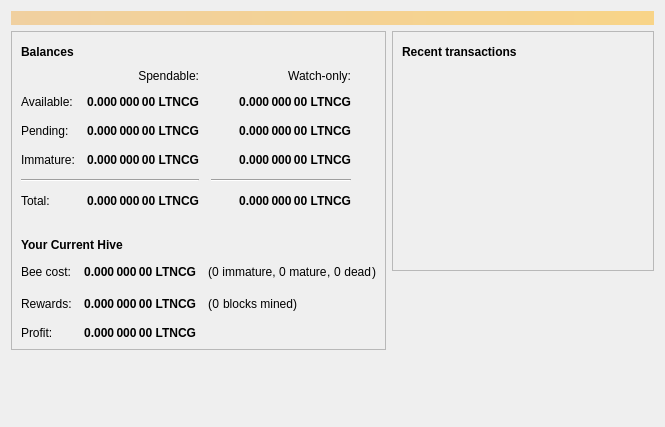
<?xml version="1.0" encoding="UTF-8"?>
<ui version="4.0">
 <class>OverviewPage</class>
 <widget class="QWidget" name="OverviewPage">
  <property name="geometry">
   <rect>
    <x>0</x>
    <y>0</y>
    <width>665</width>
    <height>427</height>
   </rect>
  </property>
  <property name="windowTitle">
   <string>Form</string>
  </property>
  <layout class="QVBoxLayout" name="topLayout">
   <item>
    <widget class="QLabel" name="labelAlerts">
     <property name="visible">
      <bool>false</bool>
     </property>
     <property name="styleSheet">
      <string notr="true">QLabel { background-color: qlineargradient(x1: 0, y1: 0, x2: 1, y2: 0, stop:0 #F0D0A0, stop:1 #F8D488); color:#000000; }</string>
     </property>
     <property name="wordWrap">
      <bool>true</bool>
     </property>
     <property name="margin">
      <number>3</number>
     </property>
     <property name="textInteractionFlags">
      <set>Qt::TextSelectableByMouse</set>
     </property>
    </widget>
   </item>
   <item>
    <layout class="QHBoxLayout" name="horizontalLayout" stretch="1,1">
     <item>
      <layout class="QVBoxLayout" name="verticalLayout_2">
       <item>
        <widget class="QFrame" name="frame">
         <property name="styleSheet">
          <string notr="true">#frame {background:url(:/icons/presentationlogofade);
background-repeat:no-repeat;
background-position:bottom right;}</string>
         </property>
         <property name="frameShape">
          <enum>QFrame::StyledPanel</enum>
         </property>
         <property name="frameShadow">
          <enum>QFrame::Raised</enum>
         </property>
         <layout class="QVBoxLayout" name="verticalLayout_4">
          <item>
           <layout class="QHBoxLayout" name="horizontalLayout_4">
            <item>
             <widget class="QLabel" name="label_5">
              <property name="font">
               <font>
                <weight>75</weight>
                <bold>true</bold>
               </font>
              </property>
              <property name="text">
               <string>Balances</string>
              </property>
             </widget>
            </item>
            <item>
             <widget class="QPushButton" name="labelWalletStatus">
              <property name="enabled">
               <bool>true</bool>
              </property>
              <property name="maximumSize">
               <size>
                <width>30</width>
                <height>16777215</height>
               </size>
              </property>
              <property name="toolTip">
               <string>The displayed information may be out of date. Your wallet automatically synchronizes with the LightningCash-Gold network after a connection is established, but this process has not completed yet.</string>
              </property>
              <property name="text">
               <string/>
              </property>
              <property name="icon">
               <iconset resource="../bitcoin.qrc">
                <normaloff>:/icons/warning</normaloff>
                <disabledoff>:/icons/warning</disabledoff>:/icons/warning</iconset>
              </property>
              <property name="iconSize">
               <size>
                <width>24</width>
                <height>24</height>
               </size>
              </property>
              <property name="flat">
               <bool>true</bool>
              </property>
             </widget>
            </item>
            <item>
             <spacer name="horizontalSpacer_3">
              <property name="orientation">
               <enum>Qt::Horizontal</enum>
              </property>
              <property name="sizeHint" stdset="0">
               <size>
                <width>40</width>
                <height>20</height>
               </size>
              </property>
             </spacer>
            </item>
           </layout>
          </item>
          <item>
           <layout class="QGridLayout" name="gridLayout">
            <property name="spacing">
             <number>12</number>
            </property>
            <item row="2" column="2">
             <widget class="QLabel" name="labelWatchPending">
              <property name="font">
               <font>
                <weight>75</weight>
                <bold>true</bold>
               </font>
              </property>
              <property name="cursor">
               <cursorShape>IBeamCursor</cursorShape>
              </property>
              <property name="toolTip">
               <string>Unconfirmed transactions to watch-only addresses</string>
              </property>
              <property name="text">
               <string notr="true">0.000 000 00 LTNCG</string>
              </property>
              <property name="alignment">
               <set>Qt::AlignRight|Qt::AlignTrailing|Qt::AlignVCenter</set>
              </property>
              <property name="textInteractionFlags">
               <set>Qt::LinksAccessibleByMouse|Qt::TextSelectableByKeyboard|Qt::TextSelectableByMouse</set>
              </property>
             </widget>
            </item>
            <item row="2" column="1">
             <widget class="QLabel" name="labelUnconfirmed">
              <property name="font">
               <font>
                <weight>75</weight>
                <bold>true</bold>
               </font>
              </property>
              <property name="cursor">
               <cursorShape>IBeamCursor</cursorShape>
              </property>
              <property name="toolTip">
               <string>Total of transactions that have yet to be confirmed, and do not yet count toward the spendable balance</string>
              </property>
              <property name="text">
               <string notr="true">0.000 000 00 LTNCG</string>
              </property>
              <property name="alignment">
               <set>Qt::AlignRight|Qt::AlignTrailing|Qt::AlignVCenter</set>
              </property>
              <property name="textInteractionFlags">
               <set>Qt::LinksAccessibleByMouse|Qt::TextSelectableByKeyboard|Qt::TextSelectableByMouse</set>
              </property>
             </widget>
            </item>
            <item row="3" column="2">
             <widget class="QLabel" name="labelWatchImmature">
              <property name="font">
               <font>
                <weight>75</weight>
                <bold>true</bold>
               </font>
              </property>
              <property name="cursor">
               <cursorShape>IBeamCursor</cursorShape>
              </property>
              <property name="toolTip">
               <string>Mined balance in watch-only addresses that has not yet matured</string>
              </property>
              <property name="text">
               <string notr="true">0.000 000 00 LTNCG</string>
              </property>
              <property name="alignment">
               <set>Qt::AlignRight|Qt::AlignTrailing|Qt::AlignVCenter</set>
              </property>
              <property name="textInteractionFlags">
               <set>Qt::LinksAccessibleByMouse|Qt::TextSelectableByKeyboard|Qt::TextSelectableByMouse</set>
              </property>
             </widget>
            </item>
            <item row="4" column="0" colspan="2">
             <widget class="Line" name="line">
              <property name="orientation">
               <enum>Qt::Horizontal</enum>
              </property>
             </widget>
            </item>
            <item row="4" column="2">
             <widget class="Line" name="lineWatchBalance">
              <property name="sizePolicy">
               <sizepolicy hsizetype="Preferred" vsizetype="Fixed">
                <horstretch>0</horstretch>
                <verstretch>0</verstretch>
               </sizepolicy>
              </property>
              <property name="minimumSize">
               <size>
                <width>140</width>
                <height>0</height>
               </size>
              </property>
              <property name="orientation">
               <enum>Qt::Horizontal</enum>
              </property>
             </widget>
            </item>
            <item row="5" column="0">
             <widget class="QLabel" name="labelTotalText">
              <property name="text">
               <string>Total:</string>
              </property>
             </widget>
            </item>
            <item row="3" column="1">
             <widget class="QLabel" name="labelImmature">
              <property name="font">
               <font>
                <weight>75</weight>
                <bold>true</bold>
               </font>
              </property>
              <property name="cursor">
               <cursorShape>IBeamCursor</cursorShape>
              </property>
              <property name="toolTip">
               <string>Mined balance that has not yet matured</string>
              </property>
              <property name="text">
               <string notr="true">0.000 000 00 LTNCG</string>
              </property>
              <property name="alignment">
               <set>Qt::AlignRight|Qt::AlignTrailing|Qt::AlignVCenter</set>
              </property>
              <property name="textInteractionFlags">
               <set>Qt::LinksAccessibleByMouse|Qt::TextSelectableByKeyboard|Qt::TextSelectableByMouse</set>
              </property>
             </widget>
            </item>
            <item row="2" column="3">
             <spacer name="horizontalSpacer_2">
              <property name="orientation">
               <enum>Qt::Horizontal</enum>
              </property>
              <property name="sizeHint" stdset="0">
               <size>
                <width>40</width>
                <height>20</height>
               </size>
              </property>
             </spacer>
            </item>
            <item row="3" column="0">
             <widget class="QLabel" name="labelImmatureText">
              <property name="text">
               <string>Immature:</string>
              </property>
             </widget>
            </item>
            <item row="5" column="1">
             <widget class="QLabel" name="labelTotal">
              <property name="font">
               <font>
                <weight>75</weight>
                <bold>true</bold>
               </font>
              </property>
              <property name="cursor">
               <cursorShape>IBeamCursor</cursorShape>
              </property>
              <property name="toolTip">
               <string>Your current total balance</string>
              </property>
              <property name="text">
               <string notr="true">0.000 000 00 LTNCG</string>
              </property>
              <property name="alignment">
               <set>Qt::AlignRight|Qt::AlignTrailing|Qt::AlignVCenter</set>
              </property>
              <property name="textInteractionFlags">
               <set>Qt::LinksAccessibleByMouse|Qt::TextSelectableByKeyboard|Qt::TextSelectableByMouse</set>
              </property>
             </widget>
            </item>
            <item row="5" column="2">
             <widget class="QLabel" name="labelWatchTotal">
              <property name="font">
               <font>
                <weight>75</weight>
                <bold>true</bold>
               </font>
              </property>
              <property name="cursor">
               <cursorShape>IBeamCursor</cursorShape>
              </property>
              <property name="toolTip">
               <string>Current total balance in watch-only addresses</string>
              </property>
              <property name="text">
               <string notr="true">0.000 000 00 LTNCG</string>
              </property>
              <property name="alignment">
               <set>Qt::AlignRight|Qt::AlignTrailing|Qt::AlignVCenter</set>
              </property>
              <property name="textInteractionFlags">
               <set>Qt::LinksAccessibleByMouse|Qt::TextSelectableByKeyboard|Qt::TextSelectableByMouse</set>
              </property>
             </widget>
            </item>
            <item row="0" column="2">
             <widget class="QLabel" name="labelWatchonly">
              <property name="text">
               <string>Watch-only:</string>
              </property>
              <property name="alignment">
               <set>Qt::AlignRight|Qt::AlignTrailing|Qt::AlignVCenter</set>
              </property>
             </widget>
            </item>
            <item row="1" column="0">
             <widget class="QLabel" name="labelBalanceText">
              <property name="text">
               <string>Available:</string>
              </property>
             </widget>
            </item>
            <item row="1" column="1">
             <widget class="QLabel" name="labelBalance">
              <property name="font">
               <font>
                <weight>75</weight>
                <bold>true</bold>
               </font>
              </property>
              <property name="cursor">
               <cursorShape>IBeamCursor</cursorShape>
              </property>
              <property name="toolTip">
               <string>Your current spendable balance</string>
              </property>
              <property name="text">
               <string notr="true">0.000 000 00 LTNCG</string>
              </property>
              <property name="alignment">
               <set>Qt::AlignRight|Qt::AlignTrailing|Qt::AlignVCenter</set>
              </property>
              <property name="textInteractionFlags">
               <set>Qt::LinksAccessibleByMouse|Qt::TextSelectableByKeyboard|Qt::TextSelectableByMouse</set>
              </property>
             </widget>
            </item>
            <item row="1" column="2">
             <widget class="QLabel" name="labelWatchAvailable">
              <property name="font">
               <font>
                <weight>75</weight>
                <bold>true</bold>
               </font>
              </property>
              <property name="cursor">
               <cursorShape>IBeamCursor</cursorShape>
              </property>
              <property name="toolTip">
               <string>Your current balance in watch-only addresses</string>
              </property>
              <property name="text">
               <string notr="true">0.000 000 00 LTNCG</string>
              </property>
              <property name="alignment">
               <set>Qt::AlignRight|Qt::AlignTrailing|Qt::AlignVCenter</set>
              </property>
              <property name="textInteractionFlags">
               <set>Qt::LinksAccessibleByMouse|Qt::TextSelectableByKeyboard|Qt::TextSelectableByMouse</set>
              </property>
             </widget>
            </item>
            <item row="2" column="0">
             <widget class="QLabel" name="labelPendingText">
              <property name="text">
               <string>Pending:</string>
              </property>
             </widget>
            </item>
            <item row="0" column="1">
             <widget class="QLabel" name="labelSpendable">
              <property name="text">
               <string>Spendable:</string>
              </property>
              <property name="alignment">
               <set>Qt::AlignRight|Qt::AlignTrailing|Qt::AlignVCenter</set>
              </property>
             </widget>
            </item>
           </layout>
          </item>
          <item>
           <spacer name="verticalSpacer_3">
            <property name="orientation">
             <enum>Qt::Vertical</enum>
            </property>
            <property name="sizeType">
             <enum>QSizePolicy::Fixed</enum>
            </property>
            <property name="sizeHint" stdset="0">
             <size>
              <width>20</width>
              <height>20</height>
             </size>
            </property>
           </spacer>
          </item>
          <item>
           <layout class="QHBoxLayout" name="horizontalLayout_3">
            <item>
             <widget class="QLabel" name="label_6">
              <property name="font">
               <font>
                <weight>75</weight>
                <bold>true</bold>
               </font>
              </property>
              <property name="text">
               <string>Your Current Hive</string>
              </property>
             </widget>
            </item>
            <item>
             <widget class="QPushButton" name="beeButton">
              <property name="enabled">
               <bool>true</bool>
              </property>
              <property name="maximumSize">
               <size>
                <width>30</width>
                <height>16777215</height>
               </size>
              </property>
              <property name="toolTip">
               <string>The displayed information may be out of date. Your wallet automatically synchronizes with the LightningCash-Gold network after a connection is established, but this process has not completed yet.</string>
              </property>
              <property name="text">
               <string/>
              </property>
              <property name="icon">
               <iconset resource="../bitcoin.qrc">
                <normaloff>:/icons/bee</normaloff>:/icons/bee</iconset>
              </property>
              <property name="iconSize">
               <size>
                <width>24</width>
                <height>24</height>
               </size>
              </property>
              <property name="flat">
               <bool>true</bool>
              </property>
             </widget>
            </item>
            <item>
             <spacer name="horizontalSpacer_4">
              <property name="orientation">
               <enum>Qt::Horizontal</enum>
              </property>
              <property name="sizeHint" stdset="0">
               <size>
                <width>40</width>
                <height>20</height>
               </size>
              </property>
             </spacer>
            </item>
           </layout>
          </item>
          <item>
           <layout class="QGridLayout" name="gridLayout_2">
            <property name="spacing">
             <number>12</number>
            </property>
            <item row="2" column="0">
             <widget class="QLabel" name="profitLabel_2">
              <property name="text">
               <string>Profit:</string>
              </property>
             </widget>
            </item>
            <item row="1" column="0">
             <widget class="QLabel" name="rewardsLabel">
              <property name="text">
               <string>Rewards:</string>
              </property>
             </widget>
            </item>
            <item row="1" column="1">
             <widget class="QLabel" name="rewardsPaidLabel">
              <property name="font">
               <font>
                <weight>75</weight>
                <bold>true</bold>
               </font>
              </property>
              <property name="text">
               <string>0.000 000 00 LTNCG</string>
              </property>
              <property name="alignment">
               <set>Qt::AlignRight|Qt::AlignTrailing|Qt::AlignVCenter</set>
              </property>
             </widget>
            </item>
            <item row="0" column="1">
             <widget class="QLabel" name="costLabel">
              <property name="font">
               <font>
                <weight>75</weight>
                <bold>true</bold>
               </font>
              </property>
              <property name="text">
               <string>0.000 000 00 LTNCG</string>
              </property>
              <property name="alignment">
               <set>Qt::AlignRight|Qt::AlignTrailing|Qt::AlignVCenter</set>
              </property>
             </widget>
            </item>
            <item row="2" column="1">
             <widget class="QLabel" name="profitLabel">
              <property name="font">
               <font>
                <weight>75</weight>
                <bold>true</bold>
               </font>
              </property>
              <property name="text">
               <string>0.000 000 00 LTNCG</string>
              </property>
              <property name="alignment">
               <set>Qt::AlignRight|Qt::AlignTrailing|Qt::AlignVCenter</set>
              </property>
             </widget>
            </item>
            <item row="0" column="0">
             <widget class="QLabel" name="costLabel_2">
              <property name="text">
               <string>Bee cost:</string>
              </property>
             </widget>
            </item>
            <item row="0" column="2">
             <layout class="QHBoxLayout" name="horizontalLayout_11">
              <property name="spacing">
               <number>0</number>
              </property>
              <item>
               <widget class="QLabel" name="blocksFoundRowLabel_3">
                <property name="font">
                 <font>
                  <kerning>true</kerning>
                 </font>
                </property>
                <property name="text">
                 <string>(</string>
                </property>
               </widget>
              </item>
              <item>
               <widget class="QLabel" name="immatureLabel">
                <property name="text">
                 <string>0</string>
                </property>
               </widget>
              </item>
              <item>
               <widget class="QLabel" name="label_14">
                <property name="text">
                 <string> immature, </string>
                </property>
                <property name="alignment">
                 <set>Qt::AlignRight|Qt::AlignTrailing|Qt::AlignVCenter</set>
                </property>
               </widget>
              </item>
              <item>
               <widget class="QLabel" name="matureLabel">
                <property name="text">
                 <string>0</string>
                </property>
               </widget>
              </item>
              <item>
               <widget class="QLabel" name="blocksFoundRowLabel_2">
                <property name="font">
                 <font>
                  <kerning>true</kerning>
                 </font>
                </property>
                <property name="text">
                 <string> mature</string>
                </property>
               </widget>
              </item>
              <item>
               <widget class="QLabel" name="deadPreLabel">
                <property name="font">
                 <font>
                  <kerning>true</kerning>
                 </font>
                </property>
                <property name="text">
                 <string>, </string>
                </property>
               </widget>
              </item>
              <item>
               <widget class="QLabel" name="deadLabel">
                <property name="font">
                 <font>
                  <kerning>true</kerning>
                 </font>
                </property>
                <property name="text">
                 <string>0</string>
                </property>
               </widget>
              </item>
              <item>
               <widget class="QLabel" name="deadPostLabel">
                <property name="font">
                 <font>
                  <kerning>true</kerning>
                 </font>
                </property>
                <property name="text">
                 <string> dead</string>
                </property>
               </widget>
              </item>
              <item>
               <widget class="QLabel" name="blocksFoundRowLabel_6">
                <property name="font">
                 <font>
                  <kerning>true</kerning>
                 </font>
                </property>
                <property name="text">
                 <string>)</string>
                </property>
               </widget>
              </item>
              <item>
               <spacer name="horizontalSpacer_14">
                <property name="orientation">
                 <enum>Qt::Horizontal</enum>
                </property>
                <property name="sizeHint" stdset="0">
                 <size>
                  <width>40</width>
                  <height>20</height>
                 </size>
                </property>
               </spacer>
              </item>
             </layout>
            </item>
            <item row="1" column="2">
             <layout class="QHBoxLayout" name="horizontalLayout_12">
              <property name="spacing">
               <number>0</number>
              </property>
              <item>
               <widget class="QLabel" name="blocksFoundRowLabel_4">
                <property name="font">
                 <font>
                  <kerning>true</kerning>
                 </font>
                </property>
                <property name="text">
                 <string>(</string>
                </property>
               </widget>
              </item>
              <item>
               <widget class="QLabel" name="blocksFoundLabel">
                <property name="text">
                 <string>0</string>
                </property>
                <property name="alignment">
                 <set>Qt::AlignRight|Qt::AlignTrailing|Qt::AlignVCenter</set>
                </property>
               </widget>
              </item>
              <item>
               <widget class="QLabel" name="label_15">
                <property name="text">
                 <string> blocks mined)</string>
                </property>
                <property name="alignment">
                 <set>Qt::AlignRight|Qt::AlignTrailing|Qt::AlignVCenter</set>
                </property>
               </widget>
              </item>
              <item>
               <spacer name="horizontalSpacer_15">
                <property name="orientation">
                 <enum>Qt::Horizontal</enum>
                </property>
                <property name="sizeHint" stdset="0">
                 <size>
                  <width>40</width>
                  <height>20</height>
                 </size>
                </property>
               </spacer>
              </item>
             </layout>
            </item>
           </layout>
          </item>
         </layout>
        </widget>
       </item>
       <item>
        <spacer name="verticalSpacer">
         <property name="orientation">
          <enum>Qt::Vertical</enum>
         </property>
         <property name="sizeHint" stdset="0">
          <size>
           <width>20</width>
           <height>40</height>
          </size>
         </property>
        </spacer>
       </item>
      </layout>
     </item>
     <item>
      <layout class="QVBoxLayout" name="verticalLayout_3">
       <item>
        <widget class="QFrame" name="frame_2">
         <property name="frameShape">
          <enum>QFrame::StyledPanel</enum>
         </property>
         <property name="frameShadow">
          <enum>QFrame::Raised</enum>
         </property>
         <layout class="QVBoxLayout" name="verticalLayout">
          <item>
           <layout class="QHBoxLayout" name="horizontalLayout_2">
            <item>
             <widget class="QLabel" name="label_4">
              <property name="font">
               <font>
                <weight>75</weight>
                <bold>true</bold>
               </font>
              </property>
              <property name="text">
               <string>Recent transactions</string>
              </property>
             </widget>
            </item>
            <item>
             <widget class="QPushButton" name="labelTransactionsStatus">
              <property name="enabled">
               <bool>true</bool>
              </property>
              <property name="maximumSize">
               <size>
                <width>30</width>
                <height>16777215</height>
               </size>
              </property>
              <property name="toolTip">
               <string>The displayed information may be out of date. Your wallet automatically synchronizes with the LightningCash-Gold network after a connection is established, but this process has not completed yet.</string>
              </property>
              <property name="text">
               <string/>
              </property>
              <property name="icon">
               <iconset resource="../bitcoin.qrc">
                <normaloff>:/icons/warning</normaloff>
                <disabledoff>:/icons/warning</disabledoff>:/icons/warning</iconset>
              </property>
              <property name="iconSize">
               <size>
                <width>24</width>
                <height>24</height>
               </size>
              </property>
              <property name="flat">
               <bool>true</bool>
              </property>
             </widget>
            </item>
            <item>
             <spacer name="horizontalSpacer">
              <property name="orientation">
               <enum>Qt::Horizontal</enum>
              </property>
              <property name="sizeHint" stdset="0">
               <size>
                <width>40</width>
                <height>20</height>
               </size>
              </property>
             </spacer>
            </item>
           </layout>
          </item>
          <item>
           <widget class="QListView" name="listTransactions">
            <property name="styleSheet">
             <string notr="true">QListView { background: transparent; }</string>
            </property>
            <property name="frameShape">
             <enum>QFrame::NoFrame</enum>
            </property>
            <property name="verticalScrollBarPolicy">
             <enum>Qt::ScrollBarAlwaysOff</enum>
            </property>
            <property name="horizontalScrollBarPolicy">
             <enum>Qt::ScrollBarAlwaysOff</enum>
            </property>
            <property name="selectionMode">
             <enum>QAbstractItemView::NoSelection</enum>
            </property>
           </widget>
          </item>
         </layout>
        </widget>
       </item>
       <item>
        <spacer name="verticalSpacer_2">
         <property name="orientation">
          <enum>Qt::Vertical</enum>
         </property>
         <property name="sizeHint" stdset="0">
          <size>
           <width>20</width>
           <height>40</height>
          </size>
         </property>
        </spacer>
       </item>
      </layout>
     </item>
    </layout>
   </item>
  </layout>
 </widget>
 <resources>
  <include location="../bitcoin.qrc"/>
 </resources>
 <connections/>
</ui>
